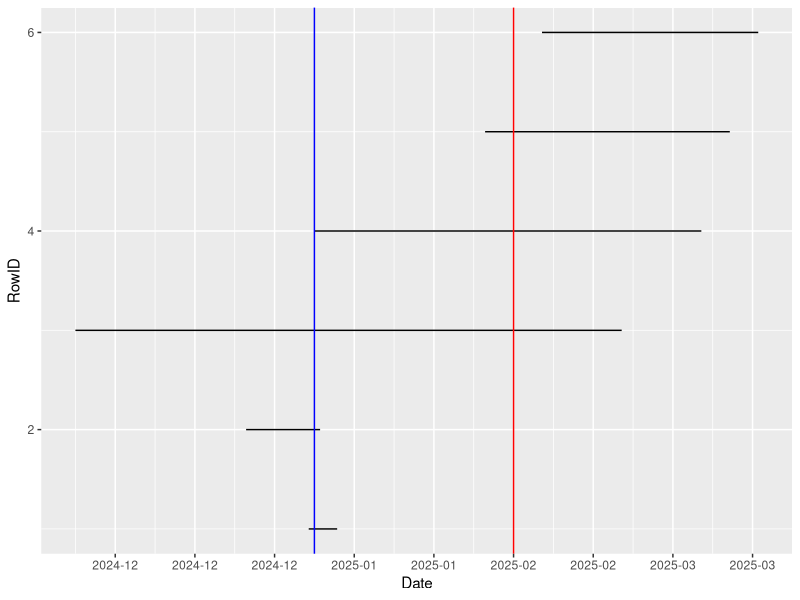

Write the R code that produced this figure.
## ---- chunk 1
#| eval: true
library(lubridate)
## ---- chunk 2
#| message: false
library(tidyverse)

stroke_time <- tibble::tribble(
    ~Id,  ~StrokeOnset,       ~EventRecognition, ~ArrivalTime,      ~CtCompleted,
    "p1", "23-1-15 오후 2:25",  "exact",           "2023.1.15 15:00", "2023-1-15 15:56",
    "p2", "25-2-20 오전 11:30", "presumed",        "2025.2.20 17:00", "2025-2-20 18:05",
    "p3", "19-6-5 오후 01:00",  "exact",           "2019.6.5 14:00",  "2019-6-5 15:30"
)
stroke_time
## ---- chunk 3
ymd_hm(stroke_time$CtCompleted)
## ---- chunk 4
ymd_hm(stroke_time$CtCompleted, tz = "Asia/Seoul")
## ---- chunk 5
dmy(010210)
## ---- chunk 6
parse_date_time("2025-05-17 14:30:45", orders = "%Y-%m-%d %H:%M:%S")
## ---- chunk 7
parse_date_time(stroke_time$ArrivalTime, orders = "%Y.%m.%d %H:%M", tz = "Asia/Seoul")
## ---- chunk 8
stroke_time$StrokeOnset
## ---- chunk 9
#| error: true
parse_date_time(stroke_time$StrokeOnset, orders = "%y-%m-%d %p %I:%M")
## ---- chunk 10
library(stringr)
stroke_time$StrokeOnset %>%
    str_replace("오전", "AM") %>%
    str_replace("오후", "PM") %>%
    parse_date_time(orders = "%y-%m-%d %p %I:%M", tz = "Asia/Seoul")
## ---- chunk 11
new_df <- stroke_time %>%
    mutate(
        StrokeOnset = str_replace(StrokeOnset, "오전", "AM") %>%
            str_replace("오후", "PM") %>%
            parse_date_time(orders = "%y-%m-%d %p %I:%M", tz = "Asia/Seoul"),
        ArrivalTime = parse_date_time(ArrivalTime, orders = "%Y.%m.%d %H:%M", tz = "Asia/Seoul"),
        CtCompleted = ymd_hm(CtCompleted, tz = "Asia/Seoul")
    )
new_df
## ---- chunk 12
tx_time <- tibble::tribble(
    ~Id,  ~TxYear, ~TxMonth, ~TxDay, ~TxHour, ~TxMinute,
    "p3", 2025L,   1L,       21L,    9L,      24L,
    "p4", 2024L,   3L,       30L,    4L,      23L,
    "p5", 2023L,   4L,       23L,    15L,     46L
)
tx_time
## ---- chunk 13
make_date(2025, 1, 21)
## ---- chunk 14
tx_time %>%
    mutate(
        TxDate = make_date(TxYear, TxMonth, TxDay),
        TxDateTime = make_datetime(TxYear, TxMonth, TxDay, TxHour, TxMinute)
    )
## ---- chunk 15
new_df
## ---- chunk 16
year(new_df$StrokeOnset)
month(new_df$StrokeOnset)
day(new_df$StrokeOnset)
hour(new_df$StrokeOnset)
minute(new_df$StrokeOnset)
second(new_df$StrokeOnset)
wday(new_df$StrokeOnset) # 요일
quarter(new_df$StrokeOnset) # 분기
semester(new_df$StrokeOnset) # 반기
## ---- chunk 17
wday(new_df$StrokeOnset, label = TRUE) # 요일
## ---- chunk 18
Sys.setlocale("LC_TIME", "ko_KR.UTF-8")
Sys.getlocale("LC_TIME")
## ---- chunk 19
wday(new_df$StrokeOnset, label = TRUE) # 요일
## ---- chunk 20
the_date <- ymd_hms("2025-05-17 14:30:45", tz = "Asia/Seoul")
the_date
## ---- chunk 21
year(the_date) <- 2024
the_date
## ---- chunk 22
month(the_date) <- 6
the_date
## ---- chunk 23
update(the_date, year = 2023, month = 7, hour = 15)
## ---- chunk 24
#| collapse: true
duration(10) # 10초
dseconds(10) # 10초
duration(10, "minutes") # 10분을 초 단위로 표현
dminutes(10) # 10분을 초 단위로 표현
duration(0.5, "hours") # 0.5시간을 초 단위로 표현
dhours(0.5) # 0.5시간을 초 단위로 표현
duration(1, "days") # 1일을 초 단위로 표현
ddays(1) # 1일을 초 단위로 표현
duration(0.3, "weeks") # 0.3주를 초 단위로 표현
duration(5, "months") # 5개월을 초 단위로 표현
dmonths(5) # 5개월을 초 단위로 표현
duration(1, "years") # 1년을 초 단위로 표현
dyears(1) # 1년을 초 단위로 표현
## ---- chunk 25
new_df
## ---- chunk 26
new_df$ArrivalTime - new_df$StrokeOnset
## ---- chunk 27
as.duration(new_df$ArrivalTime - new_df$StrokeOnset)
## ---- chunk 28
as.duration(new_df$ArrivalTime - new_df$StrokeOnset) / dminutes(1)
## ---- chunk 29
mean(as.duration(new_df$ArrivalTime - new_df$StrokeOnset) / dminutes(1))
## ---- chunk 30
ymd_hms("2025-05-17 14:30:45", tz = "Asia/Seoul") + dhours(1) + dminutes(50)
## ---- chunk 31
admission_discharge <- tibble::tribble(
    ~Id, ~admission_date, ~discharge_date,
    "p34", "2025/01/05", "2025/01/10",
    "p64", "2024/12/25", "2025/01/07",
    "p87", "2024/11/25", "2025/03/01",
    "p79", "2025/01/06", "2025/03/15",
    "p99", "2025/02/05", "2025/3/20",
    "p100", "2025/02/15", "2025/03/25"
)
admission_discharge
## ---- chunk 32
ad_df <- admission_discharge %>%
    mutate(
        admission_date = ymd(admission_date),
        discharge_date = ymd(discharge_date)
    )
ad_df
## ---- chunk 33
library(ggplot2)

df <- ad_df %>%
    mutate(Y = row_number())

ggplot(df) +
    geom_segment(aes(x = admission_date, y = Y, xend = discharge_date, yend = Y)) +
    geom_vline(xintercept = ymd("2025-01-06"), color = "blue") +
    geom_vline(xintercept = ymd("2025-02-10"), color = "red") +
    scale_x_date(date_breaks = "2 weeks", date_labels = "%Y-%m") +
    labs(x = "Date", y = "RowID")
## ---- chunk 34
ad_df %>%
    mutate(admission_interval = interval(admission_date, discharge_date))
## ---- chunk 35
# 2025년 1월 6일 입원 환자 수
ad_df %>%
    mutate(admission_interval = interval(admission_date, discharge_date)) %>%
    filter(ymd("2025-01-06") %within% admission_interval) %>%
    count()
## ---- chunk 36
# 2025년 1월 8일 입원 환자 수
ad_df %>%
    mutate(admission_interval = interval(admission_date, discharge_date)) %>%
    filter(ymd("2025-02-10") %within% admission_interval) %>%
    count()
## ---- chunk 37
ad_df %>%
    mutate(admission_interval = interval(admission_date, discharge_date)) %>%
    mutate(admission_interval_length = int_length(admission_interval)) %>%
    select(Id, admission_interval_length)
## ---- chunk 38
ad_df %>%
    mutate(admission_interval = interval(admission_date, discharge_date)) %>%
    mutate(admission_interval_length = int_length(admission_interval)) %>%
    select(Id, admission_interval_length) %>%
    summarise(StayDays = mean(admission_interval_length / as.numeric(ddays(1))))
## ---- chunk 39
# 1년
leap_year(2024)
leap_year(2025)
dd <- c(ymd("2024-02-14"), ymd("2025-02-14"))
dd + years(1) # 1년후
## ---- chunk 40
# 1개월
dd + months(1) # 1개월 후
## ---- chunk 41
# 분기 초
dates <- ymd(c("2024-01-15", "2024-05-20", "2024-08-10", "2024-12-25"))
floor_date(dates, "quarter")
## ---- chunk 42
# 계절 초
floor_date(dates, "season")
## ---- chunk 43
floor_date(dates, "halfyear")
## ---- chunk 44
floor_date(dates, "month")
## ---- chunk 45
seq(ymd("2025-01-01"), ymd("2025-12-31"), by = "week")
## ---- chunk 46
seq(ymd("2025-01-01"), ymd("2025-12-31"), by = "3 weeks")
## ---- chunk 47
seq(ymd("2025-01-01"), ymd("2025-12-31"), by = "month")
